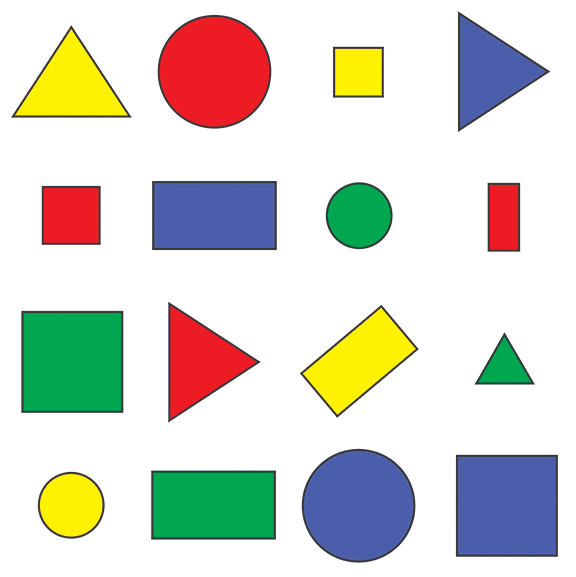
#> input picture images/shapes.png, 576 x 577 px, found by its file name
$ python shape_detection.py   (older library calls are emulated)
#> lines starting #> are read from the running program, lines starting #| are printed output that depends on the picture; after the words box and inside, x2 and y2 are one past the last pixel; in counts of white or black regions, pixels touching at a corner belong together
#> further down, img is the input picture: shape (577, 576, 3); mean B, G, R 205.1, 214.3, 214.2
### api/video_api.py
import sys
from typing import Union

import cv2
from sys import platform
import os
from datetime import datetime

from util import check_dir

print("Open CV Version", cv2.__version__)


# [114 lines left out: functions read_video, get_video_width_height_frames, write_video, set_resolution, not called in this run]


def put_text_frame(frame, text_position, text: str, color: str):
    text_font = cv2.FONT_HERSHEY_SIMPLEX
    text_font_scale = 1
    text_line_type = 2
    text_font_color = 0
    if color.lower() == 'white':
        text_font_color = (255, 255, 255)
    return cv2.putText(frame, text, text_position, text_font, text_font_scale, text_font_color, text_line_type)


# [4 lines that do not run on import are left out]
    # write_video(20, webcamCaptureInstance, 'avi')

### api/stack_image_api.py
import cv2
import numpy as np


def stack_images(scale, imgArray):
    rows = len(imgArray)
    cols = len(imgArray[0])
    rowsAvailable = isinstance(imgArray[0], list)
    width = imgArray[0][0].shape[1]
    height = imgArray[0][0].shape[0]
    if rowsAvailable:
        for x in range(0, rows):
            for y in range(0, cols):
                if imgArray[x][y].shape[:2] == imgArray[0][0].shape[:2]:
                    imgArray[x][y] = cv2.resize(imgArray[x][y], (0, 0), None, scale, scale)
                else:
                    imgArray[x][y] = cv2.resize(imgArray[x][y], (imgArray[0][0].shape[1], imgArray[0][0].shape[0]),
                                                None, scale, scale)
                if len(imgArray[x][y].shape) == 2: imgArray[x][y] = cv2.cvtColor(imgArray[x][y], cv2.COLOR_GRAY2BGR)
        imageBlank = np.zeros((height, width, 3), np.uint8)
        hor = [imageBlank] * rows
        hor_con = [imageBlank] * rows
        for x in range(0, rows):
            hor[x] = np.hstack(imgArray[x])
        ver = np.vstack(hor)
    else:
        for x in range(0, rows):
            if imgArray[x].shape[:2] == imgArray[0].shape[:2]:
                imgArray[x] = cv2.resize(imgArray[x], (0, 0), None, scale, scale)
            else:
                imgArray[x] = cv2.resize(imgArray[x], (imgArray[0].shape[1], imgArray[0].shape[0]), None, scale, scale)
            if len(imgArray[x].shape) == 2: imgArray[x] = cv2.cvtColor(imgArray[x], cv2.COLOR_GRAY2BGR)
        hor = np.hstack(imgArray)
        ver = hor
    return ver

### api/shape_detection.py
import cv2
import numpy as np
from sys import platform
from api.stack_image_api import stack_images
from api.video_api import put_text_frame

print("Open CV Version", cv2.__version__)

shape_dict = {0: 'Circle', 1: 'point', 2: 'line', 3: 'Triangle', 4: 'Square', 5: 'Pentagon', 6: 'Hexagon',
              7: 'Septagon', 8: 'Octagon'}


def preprocess_image(img):
    # Gray scale
    img_gray = cv2.cvtColor(img, cv2.COLOR_BGR2GRAY)
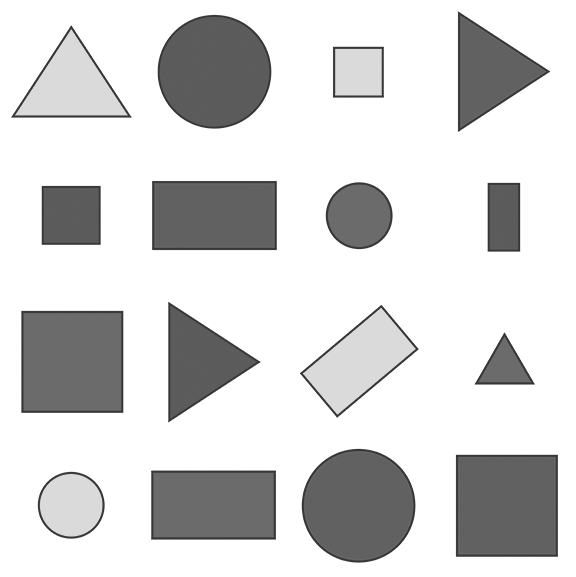
#> img_gray: shape (577, 576); min 54, max 255, mean 213.2
    # Remove noise
    img_blur = cv2.GaussianBlur(img_gray, (7, 7), 1)  # Higher sigma -> More blur
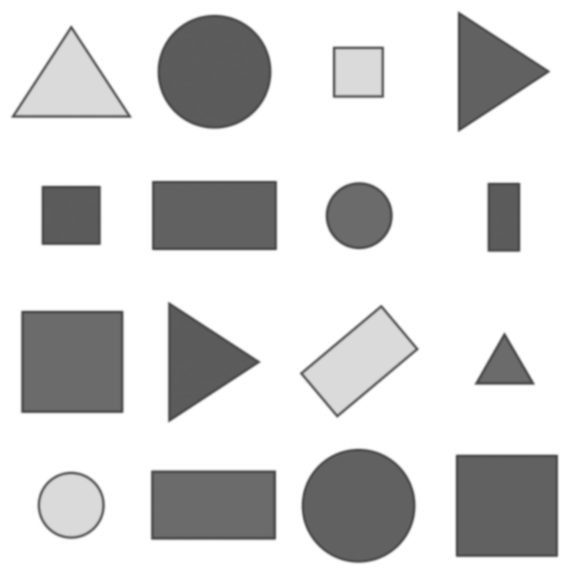
#> img_blur: shape (577, 576); min 72, max 255, mean 213.2
    # Edge Detection
    img_canny = cv2.Canny(img_blur, 50, 50)
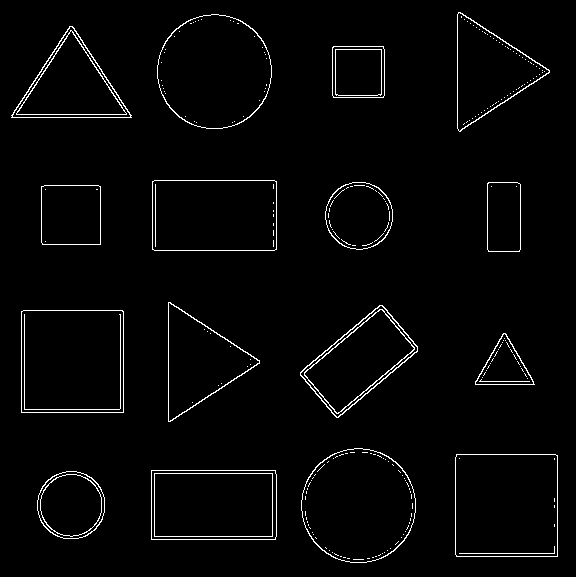
#> img_canny: shape (577, 576); 2.4% white in thin lines or dots
    return img_canny


def getCountours(img, contour_img):
    contours, hierarchy = cv2.findContours(img, cv2.RETR_EXTERNAL, cv2.CHAIN_APPROX_NONE)  # Only external contours.
#> contours = 16 contours; largest, box (x1, y1, x2, y2) and area: (21, 310, 124, 413) 10402, (455, 454, 558, 557) 10398, (301, 448, 416, 563) 10236, (157, 14, 272, 129) 10234, (152, 180, 277, 251) 8674
    for cnt in contours:
        area = cv2.contourArea(cnt)
        cv2.drawContours(contour_img, cnt, -1, (255, 0, 0), 3)
        epsilon = 0.02 * cv2.arcLength(cnt, True)  # arc length is the peri
        approx = cv2.approxPolyDP(cnt, epsilon, True)

        x, y, w, h = cv2.boundingRect(approx)

        if len(approx) == 4:
            aspect_ratio = w / float(h)
            if aspect_ratio > 0.95 and aspect_ratio < 1.05:
                shape = 'Square'
            else:
                shape = 'rectangle'
        else:
            shape = str(shape_dict.get(len(approx)))

        print(shape + " with area " + str(area))

        cv2.rectangle(contour_img, (x, y), (x + w, y + h), (0, 255, 0), 2)
        put_text_frame(contour_img, (x, y), shape, '')
#> this loop made 16 passes
#> (area, epsilon, approx, x, y, w, h, aspect_ratio) on passes 2, 3, 6, 7, 9, 10, 12: (8619, 7.74, [[151, 470], [151, 539], [275, 539], [275, 470]], 151, 470, 125, 70, 1.79), (10398.5, 8.12, [[456, 454], [456, 556], [557, 556], [557, 455]], 456, 454, 102, 103, 0.99), (10402, 8.14, [[21, 311], [21, 412], [123, 412], [122, 310]], 21, 310, 103, 103, 1), (6389, 6.77, [[382, 305], [300, 372], [336, 417], [417, 351]], 300, 305, 118, 113, 1.04), (3475.5, 4.68, [[41, 186], [42, 244], [100, 244], [100, 186]], 41, 186, 60, 59, 1.02), (2270.5, 4.02, [[488, 182], [487, 249], [519, 251], [520, 184]], 487, 182, 34, 70, 0.486), (8674, 7.71, [[152, 181], [152, 249], [276, 249], [276, 181]], 152, 181, 125, 69, 1.81)
#> (area, epsilon, approx, x, y, w, h, shape) on passes 5, 8, 14, 16: (1612.5, 3.73, [[503, 333], [475, 384], [534, 384]], 475, 333, 60, 52, 'Triangle'), (5629, 7.04, [[168, 302], [170, 421], [259, 360]], 168, 302, 92, 120, 'Triangle'), (5690.5, 7.1, [[11, 115], [131, 117], [72, 26]], 11, 26, 121, 92, 'Triangle'), (5712, 7.03, [[458, 12], [460, 131], [549, 70]], 458, 12, 92, 120, 'Triangle')
#| Octagon with area 3593.5
#| rectangle with area 8619.0
#| Square with area 10398.5
#| Octagon with area 10236.0
#| Triangle with area 1612.5
#| Square with area 10402.0
#| Square with area 6389.0
#| Triangle with area 5629.0
#> (further printed lines are left out)
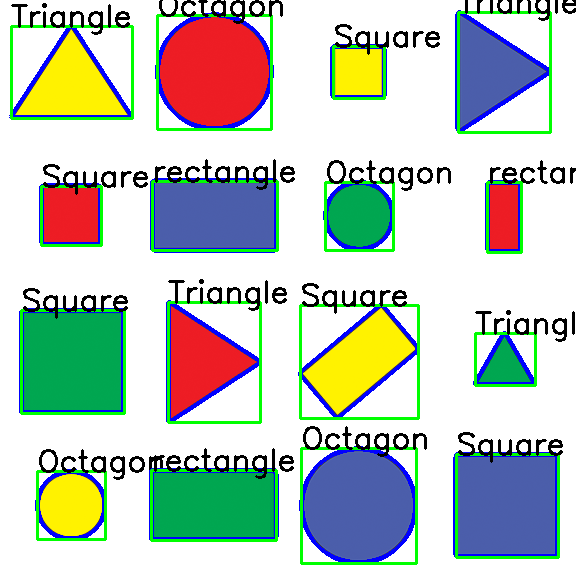
#> contour_img: shape (577, 576, 3); 12.48% of pixels changed, all inside (x1, y1, x2, y2) = (9, 0, 576, 565)


if __name__ == '__main__':
    path = '/Users/user/Applications/machine-learning/opencv-stuff/images/shapes.png'
    img = cv2.imread(path, cv2.IMREAD_COLOR)
    contour_img = img.copy()

    preprocess_img = preprocess_image(img)
    getCountours(preprocess_img, contour_img)

    imgStack = stack_images(0.6, ([img, preprocess_img], [contour_img, img]))
#> after the loop in stack_images, `for x in range(0, rows):`: hor = 2 items
#> in stack_images, `ver = np.vstack(hor)`:
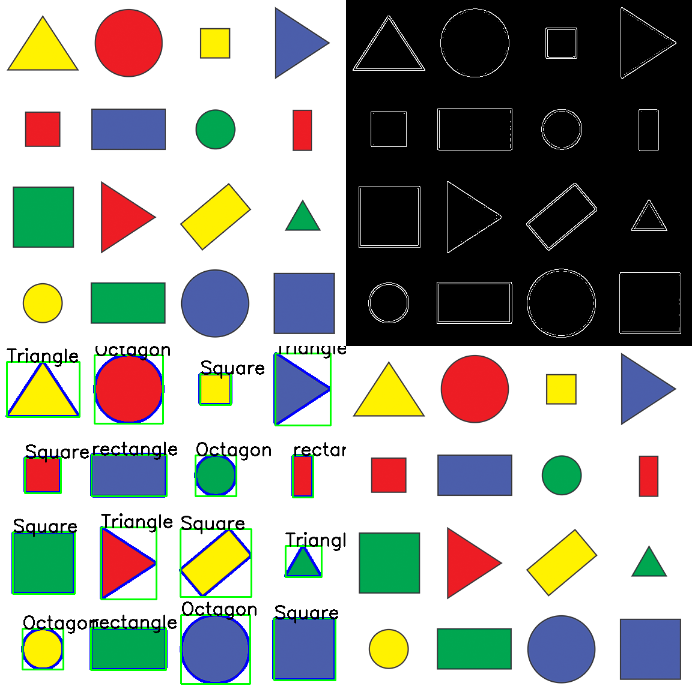
#> ver: shape (692, 692, 3); mean of channels 0, 1, 2 151.4, 158.7, 155.8; drawn as B, G, R

    cv2.imshow('stacked', imgStack)
    cv2.waitKey(0)
    cv2.destroyWindow('stacked')
